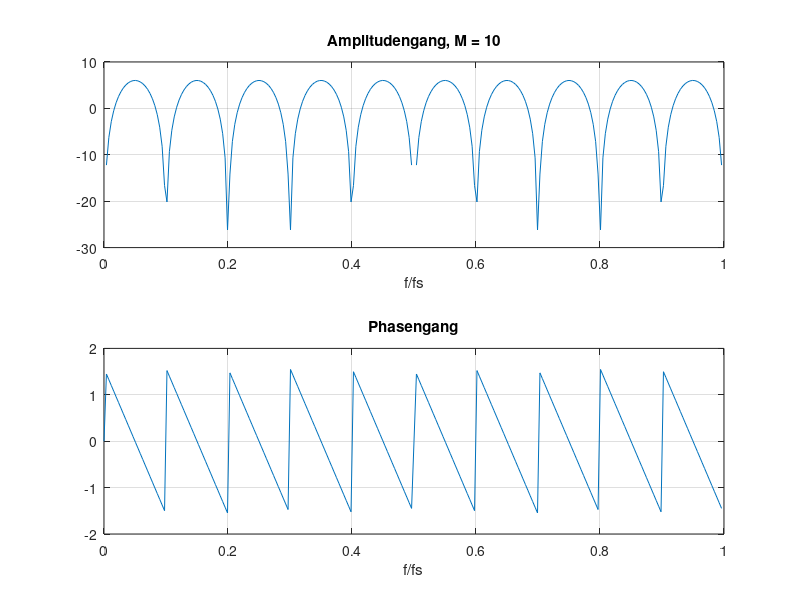

Source code (MATLAB):
% Programm kamm_1.m zur Darstellung 
% des Frequenzgang eines Kammfilters 
% 1-z^(-M)

M = 10;
zaehler = [1, zeros(1,M-1),-1];   nenner = 1;
nfft =256;
[H,w]= freqz(zaehler, nenner, nfft, 'whole');

figure(1);    clf;
subplot(211), plot(w/(2*pi), 20*log10(abs(H)));
title(['Amplitudengang, M = ',num2str(M)]);
xlabel('f/fs');   grid;
subplot(212), plot(w/(2*pi), angle(H));
title(['Phasengang']);
xlabel('f/fs');   grid;